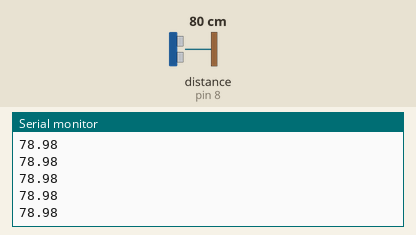
The sketch below on a simulated Arduino Uno, built with avr-gcc and run on an emulated ATmega328P. Parts: the last lines printed to the serial monitor. Wiring (inferred from the names in the program): ultrasonic range finder: trigger pin 9; echo pin 8. Inputs (shaded band) come from the test bench; at power-on: distance to the obstacle (sensor on pin 8) 80 cm. The echo pulse lasts 58.3 µs per cm.

Above: at 1.2 s.
1.3 s: distance to the obstacle (sensor on pin 8) set to 2 cm
At 1.53 s:
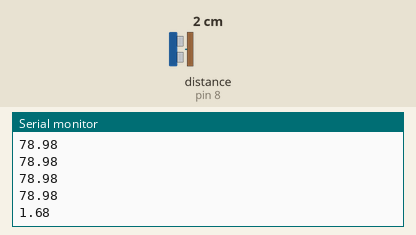
2.8 s: distance to the obstacle (sensor on pin 8) set to 4 cm
At 2.89 s:
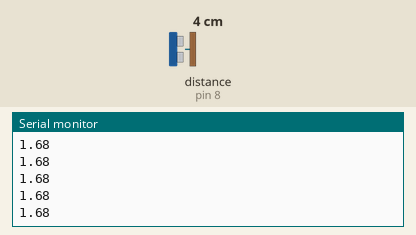
Timing chart, 0 to 5.8 s (numbered marks = the images above; inputs shaded):
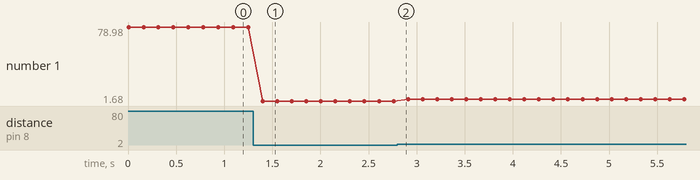

The sketch:

step4_ultrasonic_dist.ino
```cpp
const int echoPin = 8;
const int trigPin = 9;

void setup()
{
  pinMode(echoPin, INPUT);
  pinMode(trigPin, OUTPUT);
  digitalWrite(trigPin, LOW);
  Serial.begin(115200);
}

void loop() {
  float result = readDist();
  Serial.println(result);
  delay(150);
}

float readDist()
{
  const float speedOfSoundMPerSec = 340.0;
  const float speedOfSoundCmPerUs = speedOfSoundMPerSec / 10000.0;
  return readPulse() * speedOfSoundCmPerUs / 2.0;
}

float readPulse()
{
  digitalWrite(trigPin, HIGH);
  delayMicroseconds(10);
  digitalWrite(trigPin, LOW);

  long duration = pulseIn(echoPin, HIGH);

  return duration;
}
```

Measured:
- after the input at 1.3 s, the serial monitor: prints a new line after 0.10 s (image 1)
- plotted number 1: 78.98 → 1.68 after the input at 1.3 s, 1.68 → 3.66 after the input at 2.8 s
